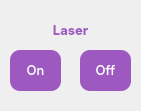
          <widget class="QWidget" name="laserField_2" native="true">
           <property name="geometry">
            <rect>
             <x>320</x>
             <y>140</y>
             <width>141</width>
             <height>111</height>
            </rect>
           </property>
           <property name="font">
            <font>
             <kerning>false</kerning>
            </font>
           </property>
           <property name="styleSheet">
            <string notr="true">#laserField_2{
border-style: outset;
 border-width: 2px;
border-radius: 10px;
 border-color: #9D59BF;
}

</string>
           </property>
           <widget class="QLabel" name="label_laser_3">
            <property name="geometry">
             <rect>
              <x>20</x>
              <y>10</y>
              <width>101</width>
              <height>41</height>
             </rect>
            </property>
            <property name="font">
             <font>
              <family>Inter</family>
              <pointsize>10</pointsize>
              <weight>75</weight>
              <bold>true</bold>
             </font>
            </property>
            <property name="styleSheet">
             <string notr="true">color:#9D59BF;</string>
            </property>
            <property name="text">
             <string>Laser</string>
            </property>
            <property name="alignment">
             <set>Qt::AlignCenter</set>
            </property>
           </widget>
           <widget class="QPushButton" name="onLaser_button_3">
            <property name="geometry">
             <rect>
              <x>10</x>
              <y>50</y>
              <width>51</width>
              <height>41</height>
             </rect>
            </property>
            <property name="font">
             <font>
              <family>Inter</family>
              <pointsize>10</pointsize>
              <weight>50</weight>
              <bold>false</bold>
              <kerning>false</kerning>
             </font>
            </property>
            <property name="styleSheet">
             <string notr="true">background-color: #9D59BF;
border-radius: 10px;
border:none;
color: #FFFFFF;
</string>
            </property>
            <property name="text">
             <string>On</string>
            </property>
            <property name="autoDefault">
             <bool>false</bool>
            </property>
            <property name="default">
             <bool>false</bool>
            </property>
           </widget>
           <widget class="QPushButton" name="offLaser_button_3">
            <property name="geometry">
             <rect>
              <x>80</x>
              <y>50</y>
              <width>51</width>
              <height>41</height>
             </rect>
            </property>
            <property name="font">
             <font>
              <family>Inter</family>
              <pointsize>10</pointsize>
              <weight>50</weight>
              <bold>false</bold>
              <kerning>false</kerning>
             </font>
            </property>
            <property name="styleSheet">
             <string notr="true">background-color: #9D59BF;
border-radius: 10px;
border:none;
color: #FFFFFF;
</string>
            </property>
            <property name="text">
             <string>Off</string>
            </property>
            <property name="autoDefault">
             <bool>false</bool>
            </property>
            <property name="default">
             <bool>false</bool>
            </property>
           </widget>
          </widget>
